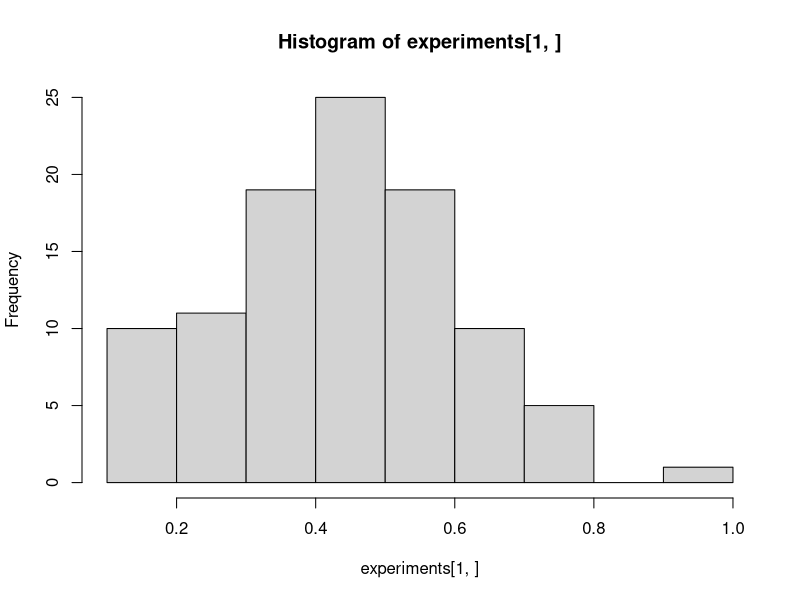
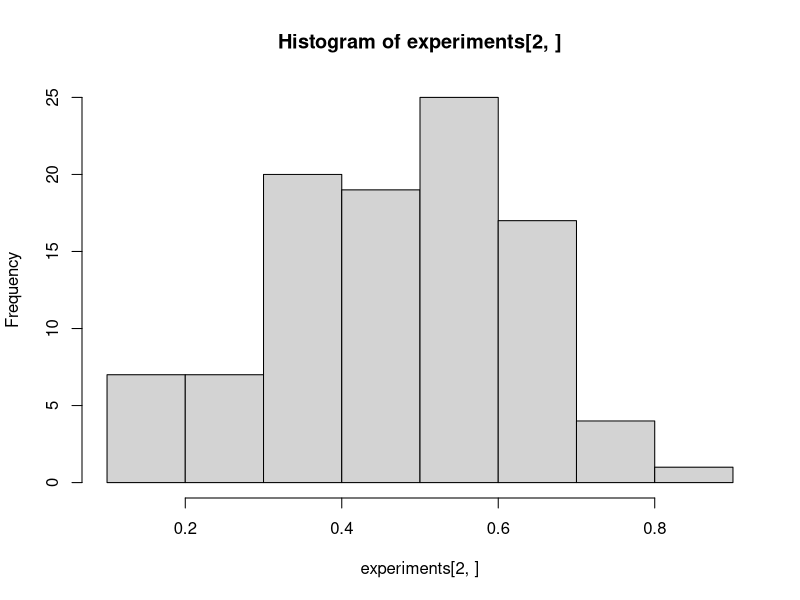
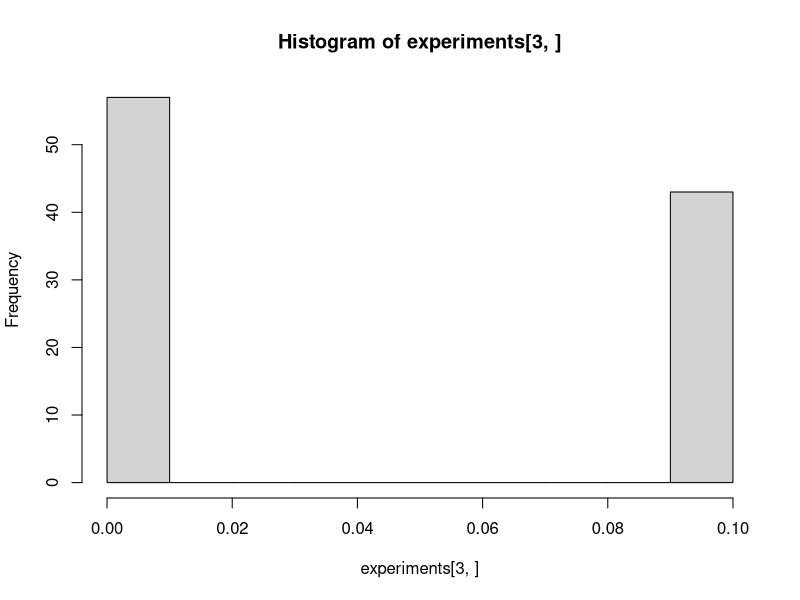
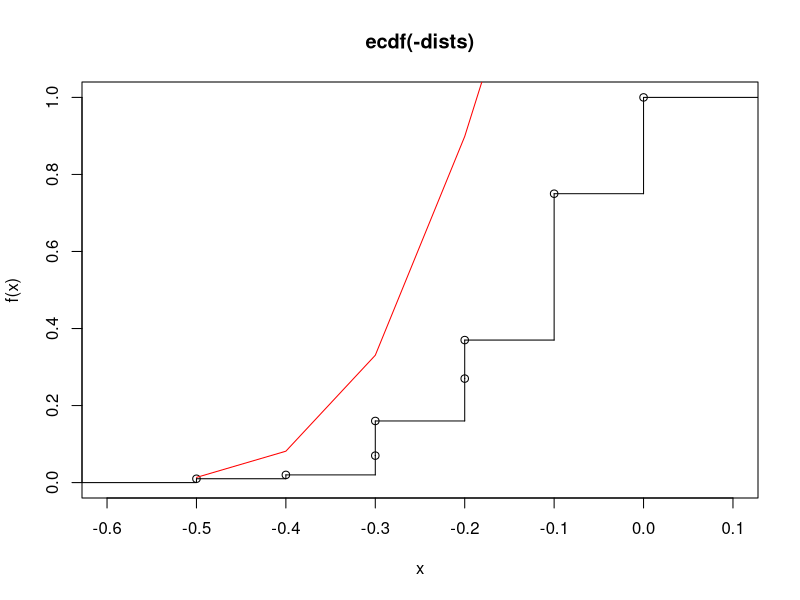
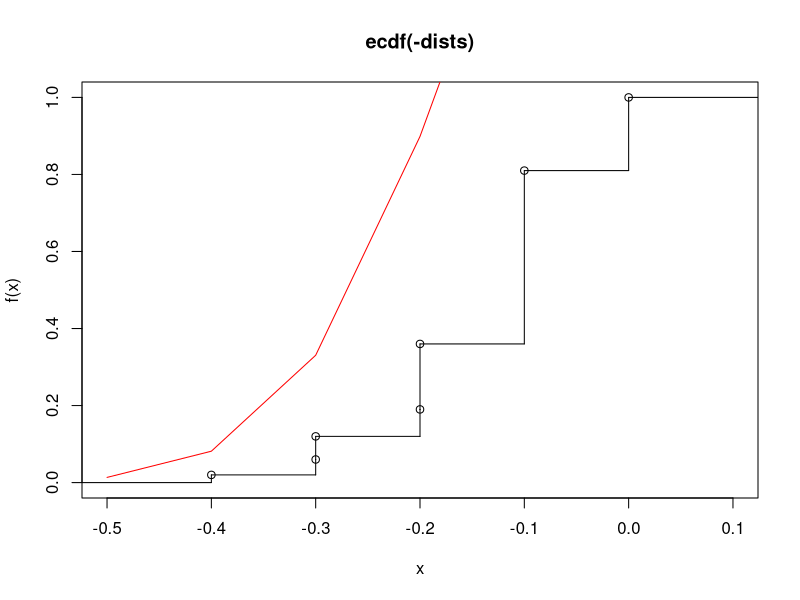
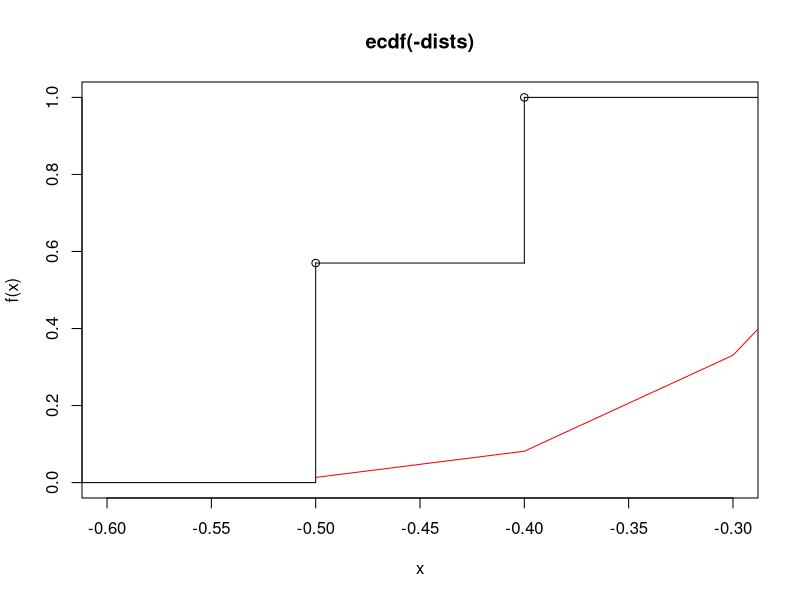

The R source for these figures, in order:
num.flips <- 10

ten.flips <- function(){
  flips <- sample(c(0,1), size = num.flips, replace = TRUE)
  mean(flips)
}

num.runs <- 1000

run.experiment <- function(){
  runs <- sapply(1:num.runs, function(i){ten.flips()})
  
  c(first.run = runs[1],
    random.run = runs[sample(num.runs, size = 1)],
    min.run = min(runs)
  )
}

num.experiments <- 1e2

experiments <- sapply(1:num.experiments, function(i){
  # print an update every 1000 experiments
  if (i %% 1000 == 1) print(paste("running experiment", i))
  run.experiment()
})

hoeffding <- function(epsilon, N){
  2*exp(-2*(epsilon^2)*N)
}

epsilons <- (0:5)/10
hoeffding.values <- sapply((0:5)/10, function(epsilon){ hoeffding(epsilon, num.flips)})

dists.first <- abs(experiments[1,] - 0.5)


hist(experiments[1,])
hist(experiments[2,])
hist(experiments[3,])

plot.probability.estimates <- function(nu.values){
  dists <- abs(nu.values - 0.5)
  # multiply by negative one to adjust for stepfun showing < epsilon, while we want > epsilon
  plot.stepfun(-dists)
  lines(-epsilons, hoeffding.values, col="red")
}

plot.probability.estimates(experiments[1,])
plot.probability.estimates(experiments[2,])
plot.probability.estimates(experiments[3,])

